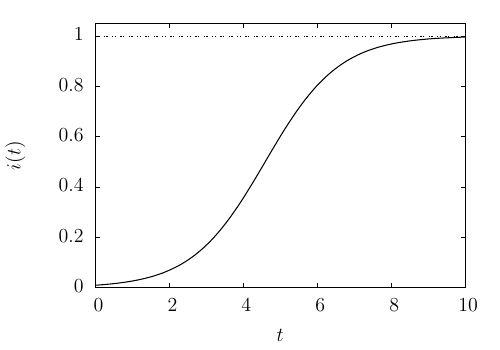

Generate this figure with gnuplot:
set ter epslatex standalone color colortext 14
set output "logistic.tex"
f(x)=x0*exp(b*x)/(1-x0+x0*exp(b*x))
b=1.0
x0=0.01
set yrange[0:1.05]
set xrange[0:10]
set xlabel "$t$"
set ylabel "$i(t)$"
pl f(x) title "" ls 1 lc 7 lw 3, 1 ls 7 title ""


